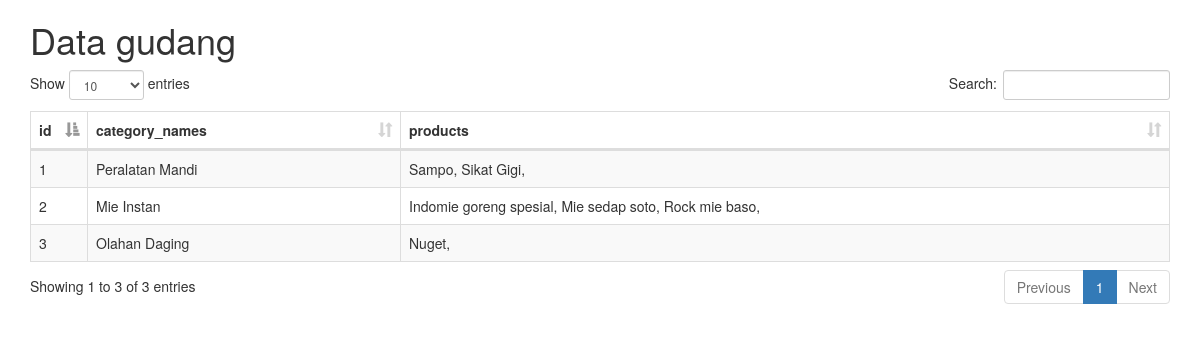
Page /Soal7/index.php on the committed database.
### tables this page shows
CREATE TABLE `categories` (
  `id` int(11) NOT NULL,
  `name` varchar(100) NOT NULL
);

CREATE TABLE `product` (
  `id` int(11) NOT NULL,
  `name` varchar(100) NOT NULL,
  `category_id` int(11) NOT NULL
);

### Soal7/index.php (the view, shortened to what this page needs)
<!doctype html>
<html lang="en">
  	<head>
        <link href="assets/css/bootstrap.min.css" rel="stylesheet">
    	<link href="assets/css/dataTables.bootstrap.min.css" rel="stylesheet">
    </head>
<body>
<body>
	<div class="container table-responsive">
		<h1>Data gudang</h1>
		<table id="myTb" class="table table-striped table-bordered">
			<thead>
				<tr>
					<th width="5%">id</th>
					<th>category_names</th>
					<th>products</th>
				</tr>
			</thead>
			<tbody>
			<?php
				include ("config/config.php");
				$query = "SELECT categories.id, categories.name FROM categories";
				$sqlcon = $conn->query($query);
				while($read=mysqli_fetch_array($sqlcon)){
				echo '<tr>';
				echo '<td>'.$read['0'].'</td>';
				echo '<td>'.$read['1'].'</td>';
				$query2 = "SELECT product.name FROM product WHERE category_id=".$read['0']." ORDER by name ASC";
				$sqlcon2 = $conn->query($query2);
				echo '<td>';
				while($read2=mysqli_fetch_array($sqlcon2)){
				echo $read2['0'].', ';
				}
				echo '</td>';
				echo '</tr>';
				}
			?>
			</tbody>
		</table>
	</div>
</body>
</html>

### rows in the picture
categories: id "1", name "Peralatan Mandi"
product: name "Sampo"
product: name "Sikat Gigi"
categories: id "2", name "Mie Instan"
product: name "Indomie goreng spesial"
product: name "Mie sedap soto"
product: name "Rock mie baso"
categories: id "3", name "Olahan Daging"
product: name "Nuget"
